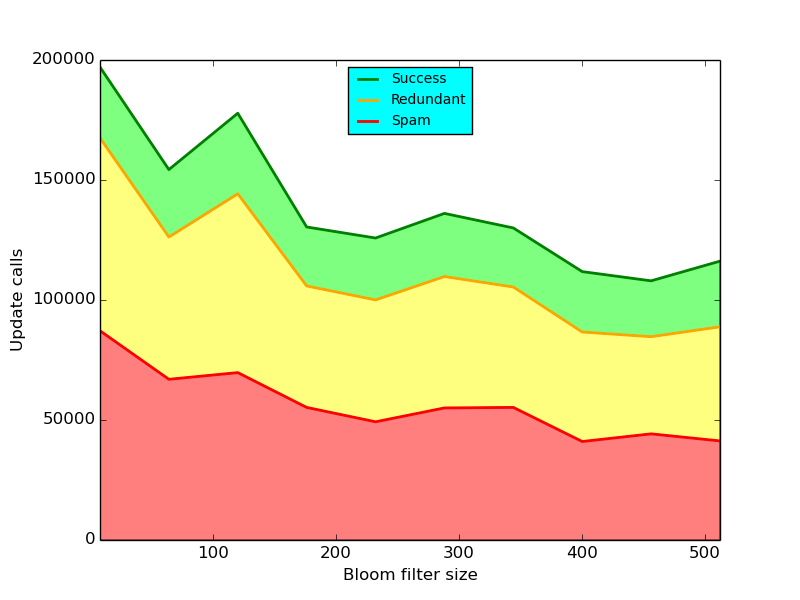

Reproduce this figure in Python.
# -*- coding: utf-8 -*-
import matplotlib.pyplot as plt  # pip install matplotlib
import json


x = []
y_success = []
y_redundant = []
y_spam = []


samples = [
    json.load(open("benchmark/filterupdates_quasar_size_a.json", "r")),
    json.load(open("benchmark/filterupdates_quasar_size_b.json", "r")),
    json.load(open("benchmark/filterupdates_quasar_size_c.json", "r")),
    json.load(open("benchmark/filterupdates_quasar_size_d.json", "r")),
    json.load(open("benchmark/filterupdates_quasar_size_e.json", "r")),
    json.load(open("benchmark/filterupdates_quasar_size_f.json", "r")),
    json.load(open("benchmark/filterupdates_quasar_size_g.json", "r")),
    json.load(open("benchmark/filterupdates_quasar_size_h.json", "r")),
    json.load(open("benchmark/filterupdates_quasar_size_i.json", "r")),
    json.load(open("benchmark/filterupdates_quasar_size_j.json", "r")),
]


for sample in samples:
    x.append(sample["quasar"]["constants"]["size"])
    success = sample["quasar"]["update_successful"]
    redundant = sample["quasar"]["update_redundant"]
    spam = sample["quasar"]["update_spam"]
    y_success.append(redundant + spam + success)
    y_redundant.append(redundant + spam)
    y_spam.append(spam)


# setup
fig = plt.figure()
plot = fig.add_subplot(111)
plot.set_xlabel('Bloom filter size')
plot.set_ylabel('Update calls')
# plot.set_xscale('log')
# plot.set_yscale('log')
plot.axis([8, 512, 0, 200000])


# add plots
lines = plot.plot(x, y_success, 'k', label='Success')
plt.setp(lines, color='green', linewidth=2.0)
plot.fill_between(x, y_redundant, y_success, facecolor="#00FF00", alpha=0.5)

lines = plot.plot(x, y_redundant, 'k', label='Redundant')
plt.setp(lines, color='orange', linewidth=2.0)
plot.fill_between(x, y_spam, y_redundant, facecolor="#FFFF00", alpha=0.5)

lines = plot.plot(x, y_spam, 'k', label='Spam')
plt.setp(lines, color='red', linewidth=2.0)
plot.fill_between(x, 0, y_spam, facecolor="#FF0000", alpha=0.5)


# create legend
plot = plot.legend(loc='upper center', shadow=False, fontsize='small')
plot.get_frame().set_facecolor('#00FFFF')


# render
plt.savefig("benchmark/filterupdates_push/quasar_size_plot.png")
plt.show()
